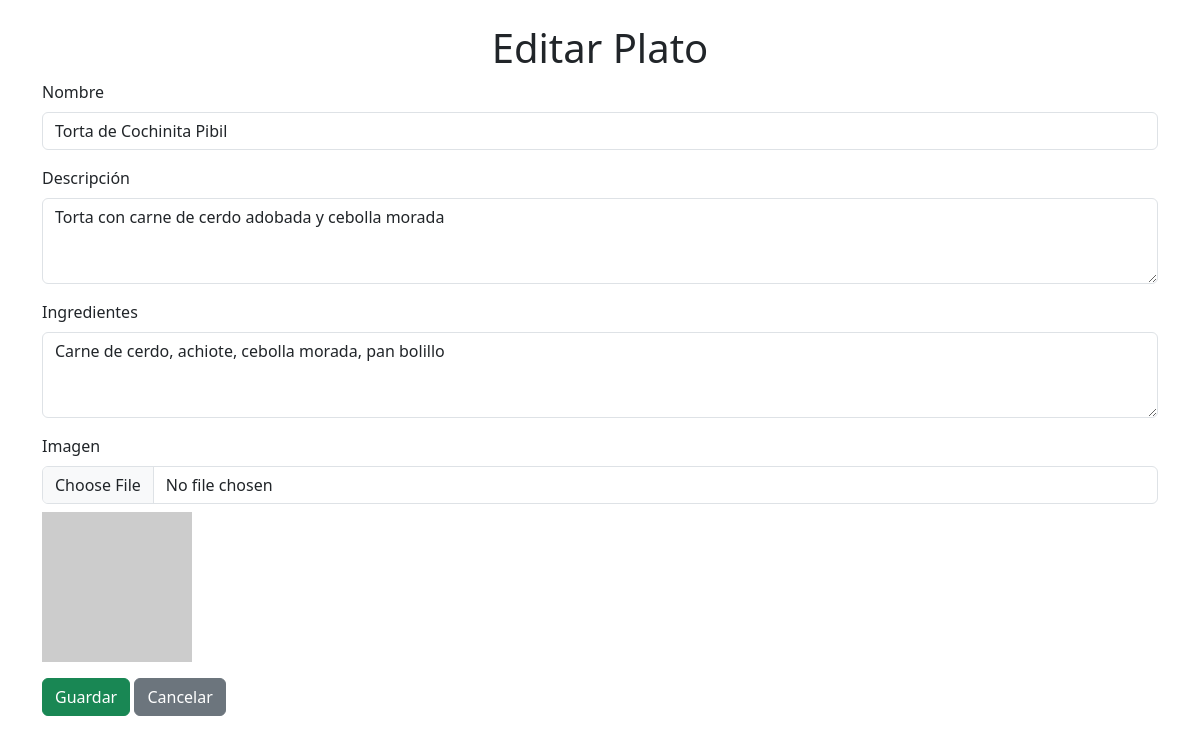
Screenshot of /formulario.php?id=16 with the database file from the repository.
### tables this page shows
CREATE TABLE `platos` (
  `id` int(11) NOT NULL,
  `nombre` varchar(255) NOT NULL,
  `descripcion` text DEFAULT NULL,
  `ingredientes` text DEFAULT NULL,
  `imagen_url` varchar(255) DEFAULT NULL,
  `creado_en` timestamp NOT NULL DEFAULT current_timestamp()
);

### formulario.php (the view, shortened to what this page needs)
<?php
include 'conexion.php';
$id = isset($_GET['id']) ? $_GET['id'] : '';
$nombre = '';
$descripcion = '';
$ingredientes = '';
$imagen_url = '';
if ($id) {
    $sql = "SELECT * FROM platos WHERE id = $id";
    $resultado = $conexion->query($sql);
    if ($fila = $resultado->fetch_assoc()) {
        $nombre = $fila['nombre'];
        $descripcion = $fila['descripcion'];
        $ingredientes = $fila['ingredientes'];
        $imagen_url = $fila['imagen_url'];
    }
}
?>
<!DOCTYPE html>
<html lang="es">
<head>
    <link href="https://cdn.jsdelivr.net/npm/bootstrap@5.3.0/dist/css/bootstrap.min.css" rel="stylesheet">
</head>
<body>
<div class="container mt-4">
    <h1 class="text-center"><?php echo $id ? 'Editar' : 'Agregar'; ?> Plato</h1>
    <form action="" method="POST" enctype="multipart/form-data">
        <div class="mb-3">
            <label for="nombre" class="form-label">Nombre</label>
            <input type="text" name="nombre" class="form-control" value="<?php echo $nombre; ?>" required>
        </div>
        <div class="mb-3">
            <label for="descripcion" class="form-label">Descripción</label>
            <textarea name="descripcion" class="form-control" rows="3"><?php echo $descripcion; ?></textarea>
        </div>
        <div class="mb-3">
            <label for="ingredientes" class="form-label">Ingredientes</label>
            <textarea name="ingredientes" class="form-control" rows="3"><?php echo $ingredientes; ?></textarea>
        </div>
        <div class="mb-3">
            <label for="imagen" class="form-label">Imagen</label>
            <input type="file" name="imagen" class="form-control">
            <?php if ($imagen_url): ?>
                <img src="<?php echo $imagen_url; ?>" alt="Imagen actual" class="mt-2" style="width: 150px;">
            <?php endif; ?>
        </div>
        <button type="submit" class="btn btn-success">Guardar</button>
        <a href="index.php" class="btn btn-secondary">Cancelar</a>
    </form>
</div>
</body>
</html>

### rows the page displays
platos: nombre "Torta de Cochinita Pibil", descripcion "Torta con carne de cerdo adobada y cebolla morada", ingredientes "Carne de cerdo, achiote, cebolla morada, pan bolillo"
